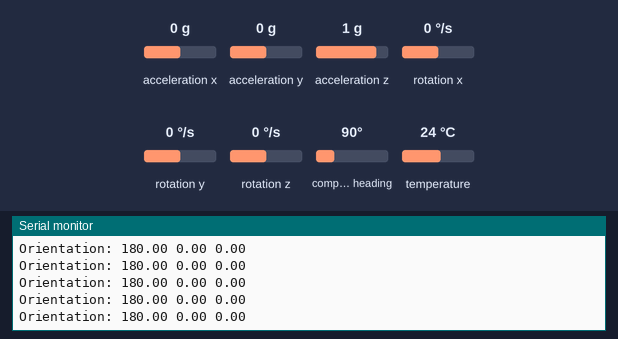
Recording of a sketch running on a simulated Arduino Leonardo, built with avr-gcc and run on an emulated ATmega32U4. Parts: the last lines printed to the serial monitor. The inputs (shaded band) are chosen by the test bench; at power-on: acceleration x 0 g, rotation x 0 °/s, rotation z 0 °/s, acceleration z 1 g, acceleration y 0 g, rotation y 0 °/s, compass heading 90°, temperature 24 °C.

Above: at 1.2 s.
1.3 s: acceleration x set to -1.4 g
At 1.8 s:
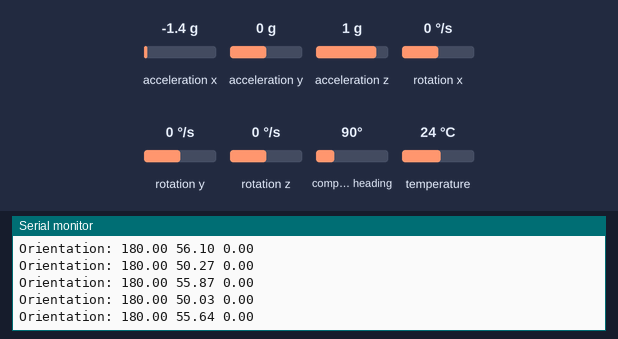
2.8 s: rotation x set to -192 °/s
At 3.8 s:
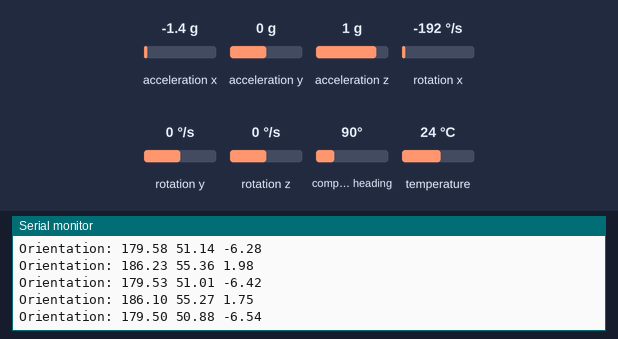
5.8 s: rotation z set to 100 °/s
At 6.3 s:
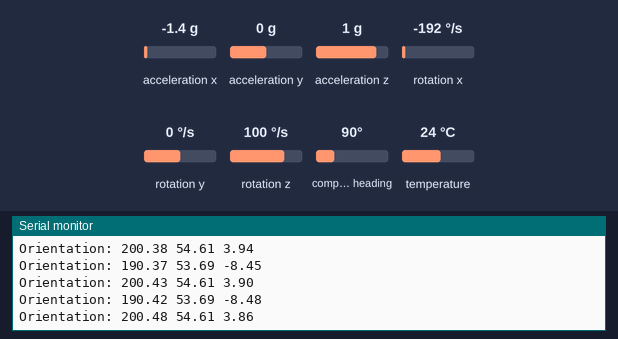
8.8 s: acceleration z set to 0 g
At 9.6 s:
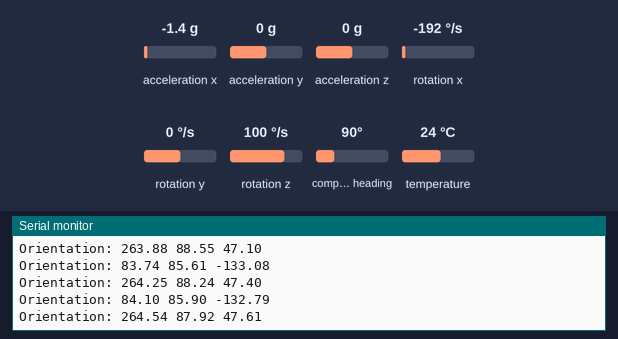
11.8 s: rotation z set to -192 °/s
At 12.5 s:
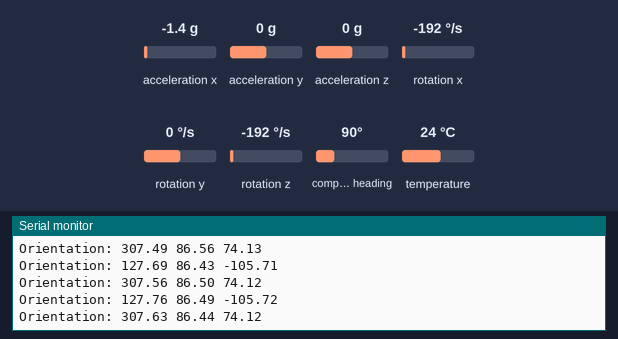
Timing chart, 0 to 14.8 s (numbered marks = the images above; inputs shaded):
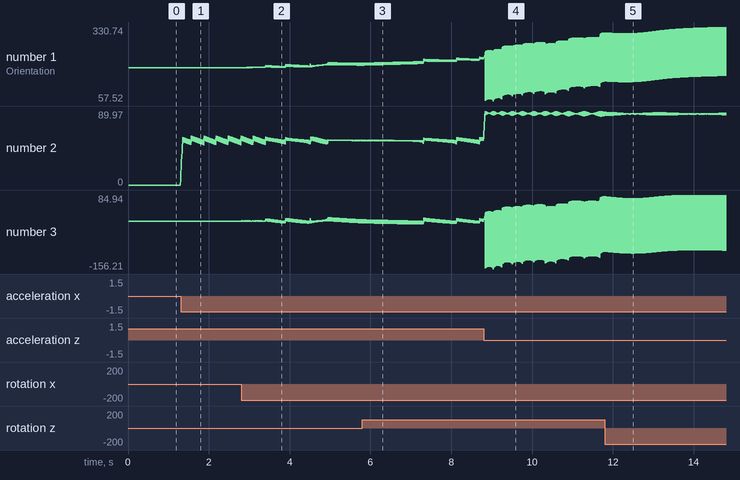

Measured:
- after the input at 1.3 s, the serial monitor: prints a new line at once (image 1)
- plotted number 2: 0 → 54.29 after the input at 1.3 s

The sketch:

IMU_Arduino_LSM9DS1.ino
```cpp
#include <Wire.h>
#include <SPI.h>
#include <MadgwickAHRS.h>
#include <Adafruit_LSM9DS1.h>
#include <Adafruit_Sensor.h>
Adafruit_LSM9DS1 lsm = Adafruit_LSM9DS1();

#define LSM9DS1_SCK A5
#define LSM9DS1_MISO 12
#define LSM9DS1_MOSI A4
#define LSM9DS1_XGCS 6
#define LSM9DS1_MCS 5

Madgwick filter;

float rate = 1; // in kHz
float f = rate * 3.141593 / 2.0;

unsigned long microsPerReading, microsNext;
float accelScale, gyroScale;

void setup() {
  Serial.begin(115200);
  while (!Serial) {
    delay(1); // will pause Zero, Leonardo, etc until serial console opens
  }
  Serial.println("LSM9DS1 data read demo");
  // Try to initialise and warn if we couldn't detect the chip
  if (!lsm.begin())
  {
    Serial.println("Oops ... unable to initialize the LSM9DS1. Check your wiring!");
    while (1);
  }
  Serial.println("Found LSM9DS1 9DOF");
  // helper to just set the default scaling we want, see above!
  setupSensor();


  microsPerReading = 1000.0 / rate;
  microsNext = micros();

  //set the filter frequency to get proper values
  filter.begin(f);
}

void setupSensor()
{
  // 1.) Set the accelerometer range
  lsm.setupAccel(lsm.LSM9DS1_ACCELRANGE_2G);
  //lsm.setupAccel(lsm.LSM9DS1_ACCELRANGE_4G);
  //lsm.setupAccel(lsm.LSM9DS1_ACCELRANGE_8G);
  //lsm.setupAccel(lsm.LSM9DS1_ACCELRANGE_16G);

  // 2.) Set the magnetometer sensitivity
  lsm.setupMag(lsm.LSM9DS1_MAGGAIN_4GAUSS);
  //lsm.setupMag(lsm.LSM9DS1_MAGGAIN_8GAUSS);
  //lsm.setupMag(lsm.LSM9DS1_MAGGAIN_12GAUSS);
  //lsm.setupMag(lsm.LSM9DS1_MAGGAIN_16GAUSS);

  // 3.) Setup the gyroscope
  lsm.setupGyro(lsm.LSM9DS1_GYROSCALE_245DPS);
  //lsm.setupGyro(lsm.LSM9DS1_GYROSCALE_500DPS);
  //lsm.setupGyro(lsm.LSM9DS1_GYROSCALE_2000DPS);
}

void loop() {

  // check if it's time to read data and update the filter
  if (micros() >= microsNext) {
  microsNext = microsNext + microsPerReading;

  lsm.read();  // read the data from the sensor to get a new event
  sensors_event_t a, m, g, temp;
  lsm.getEvent(&a, &m, &g, &temp);

  float ax, ay, az;
  float gx, gy, gz;
  float mx, my, mz;
  float ax_val, ay_val, az_val;
  float gx_val, gy_val, gz_val;
  float mx_val, my_val, mz_val;
  float roll, pitch, yaw;

  ax = a.acceleration.x;
  ay = a.acceleration.y;
  az = a.acceleration.z;
  gx = g.gyro.x;
  gy = g.gyro.y;
  gz = g.gyro.z;
  mx = m.magnetic.x;
  my = m.magnetic.y;
  mz = m.magnetic.z;

  // scale values if necessary (depends on sensor output)
  ax_val = convertRawAcc(ax);
  ay_val = convertRawAcc(ay);
  az_val = convertRawAcc(az);
  gx_val = convertRawGyro(gx);
  gy_val = convertRawGyro(gy);
  gz_val = convertRawGyro(gz);
  mx_val = mx;
  my_val = my;
  mz_val = mz;


  // update the filter, which computes orientation
  filter.updateIMU(gx_val, gy_val, gz_val, ax_val, ay_val, az_val);   // w/o magnetic field
  //  filter.update(gx_val, gy_val, gz_val, ax_val, ay_val, az_val, mx_val, my_val, mz_val);    // w/ magnetic field

  roll = filter.getRoll();
  pitch = filter.getPitch();
  yaw = filter.getYaw();


  // print the yaw, pitch and roll
  Serial.print("Orientation: ");
  Serial.print(yaw);
  Serial.print(" ");
  Serial.print(pitch);
  Serial.print(" ");
  Serial.println(roll);

  // print raw data
  //  Serial.print("Accel X: "); Serial.print(a.acceleration.x); Serial.print(" m/s^2");
  //  Serial.print("\tY: "); Serial.print(a.acceleration.y);     Serial.print(" m/s^2 ");
  //  Serial.print("\tZ: "); Serial.print(a.acceleration.z);     Serial.println(" m/s^2 ");
  //
  //  Serial.print("Mag X: "); Serial.print(m.magnetic.x);   Serial.print(" gauss");
  //  Serial.print("\tY: "); Serial.print(m.magnetic.y);     Serial.print(" gauss");
  //  Serial.print("\tZ: "); Serial.print(m.magnetic.z);     Serial.println(" gauss");
  //
  //  Serial.print("Gyro X: "); Serial.print(g.gyro.x);   Serial.print(" dps");
  //  Serial.print("\tY: "); Serial.print(g.gyro.y);      Serial.print(" dps");
  //  Serial.print("\tZ: "); Serial.print(g.gyro.z);      Serial.println(" dps");
  //
  //  Serial.println();

  }
}

float convertRawGyro(float gRaw) {
  // must be in rad/s
  // 1 deg/s = 0.0174533 rad/s
  float scale = 0.0174533;
  float g = (gRaw * scale);
  return g;
}

float convertRawAcc(float aRaw) {
  // must be in m/s^2
  // 1 g = 9.80665 m/s^2
  float scale = 1.0;
  float a = (aRaw * scale);
  return a;
}
```
